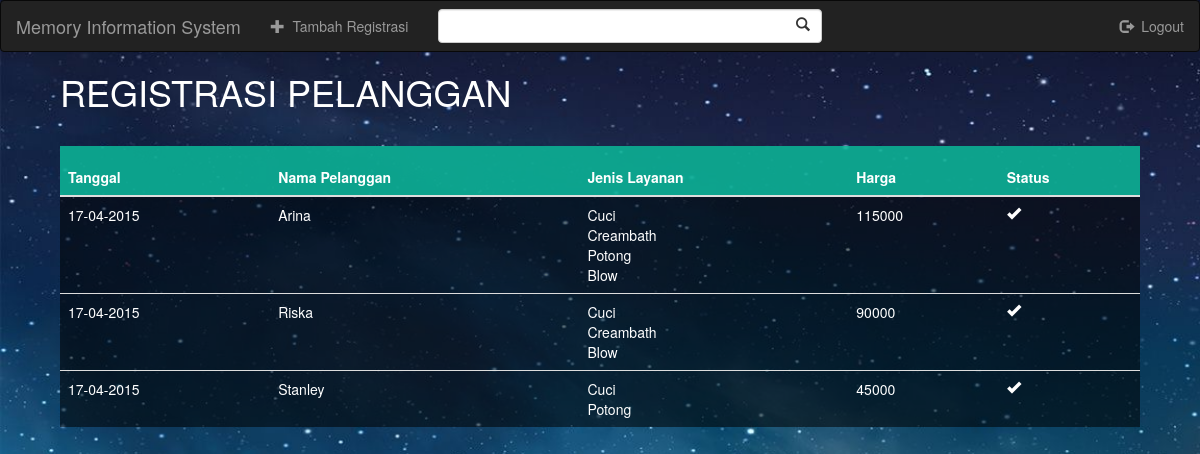
The app's page /registrasi.php (signed in) with its own data.
### tables this page shows
CREATE TABLE IF NOT EXISTS `pesanan_layanan` (
  `id_layanan` int(11) NOT NULL,
  `nama_pelanggan` varchar(30) NOT NULL,
  PRIMARY KEY (`id_layanan`,`nama_pelanggan`),
  KEY `nama_pelanggan` (`nama_pelanggan`)
);

CREATE TABLE IF NOT EXISTS `pesanan` (
  `nama_pelanggan` varchar(30) NOT NULL,
  `status` tinyint(1) NOT NULL DEFAULT '0',
  PRIMARY KEY (`nama_pelanggan`)
);

### registrasi.php (the view, shortened to what this page needs)
<!DOCTYPE html PUBLIC "-//W3C//DTD XHTML 1.0 Transitional//EN" "http://www.w3.org/TR/xhtml1/DTD/xhtml1-transitional.dtd">
<html xmlns="http://www.w3.org/1999/xhtml">
    <head>
        <link href="assets/css/my-css.css" rel="stylesheet" />
        <link href="assets/css/bootstrap.css" rel="stylesheet" />
		<link rel="stylesheet" type="text/css" href="assets/css/component.css" />
    </head>
    <body class="background" style="overflow:hidden;">
        <nav role="navigation" class="navbar navbar-inverse">
            <div class="navbar-header">
                <a href="#" class="navbar-brand">Memory Information System</a>
            </div>
            <div id="navbarCollapse" class="collapse navbar-collapse">
                <ul class="nav navbar-nav">
                    <li><a href="#" class="md-trigger" data-modal="modal-10"><span class="glyphicon glyphicon-plus"></span>&nbsp;&nbsp;Tambah Registrasi</a></li>
                </ul>
                <form role="search" class="navbar-form navbar-left">
                    <span class="right-inner-addon">
                        <input type="text" placeholder="Search" class="form-control search-input">
                    </span>
                </form>
                <ul class="nav navbar-nav navbar-right">
                    <li><a href="logout.php"><span class="glyphicon glyphicon-log-out"></span>&nbsp;&nbsp;Logout</a></li>
                </ul>
            </div>
        </nav>
        <div class="header">
        <font color="white"><h1>REGISTRASI PELANGGAN</h1></font>
        </div>
        <div class="box-registrasi">
            <table class="table tabel-registrasi">
                <thead>
                    <tr>
                        <th>Tanggal</th>
                        <th>Nama Pelanggan</th>
                        <th>Jenis Layanan</th>
                        <th>Harga</th>
                        <th>Status</th>
                    </tr>
                </thead>
                <tbody>
                <?php
                    $pesanan= mysql_query("SELECT *, SUM(biaya) as jumlah FROM pesanan NATURAL JOIN pesanan_layanan NATURAL JOIN layanan WHERE id = id_layanan AND status = FALSE GROUP BY nama_pelanggan ORDER BY id_layanan DESC") or die(mysql_error());
                    while($row = mysql_fetch_assoc($pesanan)){
                        $nama = $row['nama_pelanggan'];
                        $biaya = $row['jumlah'];
                        $pelayanan = mysql_query("SELECT nama FROM pesanan_layanan NATURAL JOIN layanan WHERE nama_pelanggan='$nama' AND id = id_layanan") or die(mysql_error());
                        echo '
                        <tr>
                            <td>'.date('d-m-Y').'</td>
                            <td>'.$nama.'</td>
                            <td>';
                        while($rowpelayanan = mysql_fetch_assoc($pelayanan)){
                            echo $rowpelayanan['nama'].'<br>';
                        }
                        echo '
                            </td>
                            <td>'.$biaya.'</td>
                            <td><span class="glyphicon glyphicon-ok status-pelayanan" onclick = layanan_selesai.php></span></td>
                        </tr>';
                    }
                ?>
                </tbody>
            </table>
        </div>
    </body>
</html>

### assets/css/my-css.css (style rules this page uses)
.background { background-image:url(../img/background.jpg); background-attachment:fixed; background-size: cover; }
.right-inner-addon { position: relative; }
.right-inner-addon input { padding-right: 30px; }
.search-input { width: 180% !important; }
.box-registrasi { padding-left: 5%; padding-right: 5%; padding-top: 2%; }
.tabel-registrasi { background-color: rgba(0,0,0,0.55); color: #ffffff; }
.tabel-registrasi th, .tabel-registrasi td { height: 50px; }
.tabel-registrasi th { background-color: rgba(14,199,168,0.8) !important; }
.header { padding-left: 5%; }

### records on screen
pesanan_layanan: nama_pelanggan.nama_pelanggan "Arina", nama "Cuci", nama "Creambath", nama "Potong", nama "Blow", biaya "115000"
pesanan_layanan: nama_pelanggan.nama_pelanggan "Riska", nama "Cuci", nama "Creambath", nama "Blow", biaya "90000"
pesanan_layanan: nama_pelanggan.nama_pelanggan "Stanley", nama "Cuci", nama "Potong", biaya "45000"
